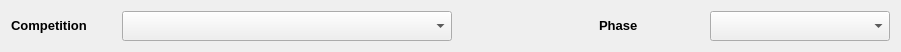
  <widget class="QWidget" name="">
   <property name="geometry">
    <rect>
     <x>10</x>
     <y>1</y>
     <width>901</width>
     <height>51</height>
    </rect>
   </property>
   <layout class="QHBoxLayout" name="horizontalLayout_3">
    <item>
     <widget class="QLabel" name="label">
      <property name="minimumSize">
       <size>
        <width>105</width>
        <height>30</height>
       </size>
      </property>
      <property name="maximumSize">
       <size>
        <width>105</width>
        <height>30</height>
       </size>
      </property>
      <property name="text">
       <string>&lt;!DOCTYPE HTML PUBLIC &quot;-//W3C//DTD HTML 4.0//EN&quot; &quot;http://www.w3.org/TR/REC-html40/strict.dtd&quot;&gt;
&lt;html&gt;&lt;head&gt;&lt;meta name=&quot;qrichtext&quot; content=&quot;1&quot; /&gt;&lt;style type=&quot;text/css&quot;&gt;
p, li { white-space: pre-wrap; }
&lt;/style&gt;&lt;/head&gt;&lt;body style=&quot; font-family:'Sans'; font-size:10pt; font-weight:400; font-style:normal;&quot;&gt;
&lt;p style=&quot; margin-top:0px; margin-bottom:0px; margin-left:0px; margin-right:0px; -qt-block-indent:0; text-indent:0px;&quot;&gt;&lt;span style=&quot; font-weight:600;&quot;&gt;Competition&lt;/span&gt;&lt;/p&gt;&lt;/body&gt;&lt;/html&gt;</string>
      </property>
     </widget>
    </item>
    <item>
     <widget class="QComboBox" name="compSelect">
      <property name="minimumSize">
       <size>
        <width>330</width>
        <height>30</height>
       </size>
      </property>
      <property name="maximumSize">
       <size>
        <width>330</width>
        <height>30</height>
       </size>
      </property>
      <property name="toolTip">
       <string>Competition Name</string>
      </property>
     </widget>
    </item>
    <item>
     <spacer name="horizontalSpacer_2">
      <property name="orientation">
       <enum>Qt::Horizontal</enum>
      </property>
      <property name="sizeHint" stdset="0">
       <size>
        <width>118</width>
        <height>20</height>
       </size>
      </property>
     </spacer>
    </item>
    <item>
     <widget class="QLabel" name="label_11">
      <property name="minimumSize">
       <size>
        <width>105</width>
        <height>30</height>
       </size>
      </property>
      <property name="maximumSize">
       <size>
        <width>105</width>
        <height>30</height>
       </size>
      </property>
      <property name="text">
       <string>&lt;!DOCTYPE HTML PUBLIC &quot;-//W3C//DTD HTML 4.0//EN&quot; &quot;http://www.w3.org/TR/REC-html40/strict.dtd&quot;&gt;
&lt;html&gt;&lt;head&gt;&lt;meta name=&quot;qrichtext&quot; content=&quot;1&quot; /&gt;&lt;style type=&quot;text/css&quot;&gt;
p, li { white-space: pre-wrap; }
&lt;/style&gt;&lt;/head&gt;&lt;body style=&quot; font-family:'Sans'; font-size:10pt; font-weight:400; font-style:normal;&quot;&gt;
&lt;p style=&quot; margin-top:0px; margin-bottom:0px; margin-left:0px; margin-right:0px; -qt-block-indent:0; text-indent:0px;&quot;&gt;&lt;span style=&quot; font-weight:600;&quot;&gt;Phase&lt;/span&gt;&lt;/p&gt;&lt;/body&gt;&lt;/html&gt;</string>
      </property>
     </widget>
    </item>
    <item>
     <widget class="QComboBox" name="phaseSelect">
      <property name="minimumSize">
       <size>
        <width>180</width>
        <height>30</height>
       </size>
      </property>
      <property name="maximumSize">
       <size>
        <width>180</width>
        <height>30</height>
       </size>
      </property>
      <property name="toolTip">
       <string>Competition Phase</string>
      </property>
     </widget>
    </item>
   </layout>
  </widget>
